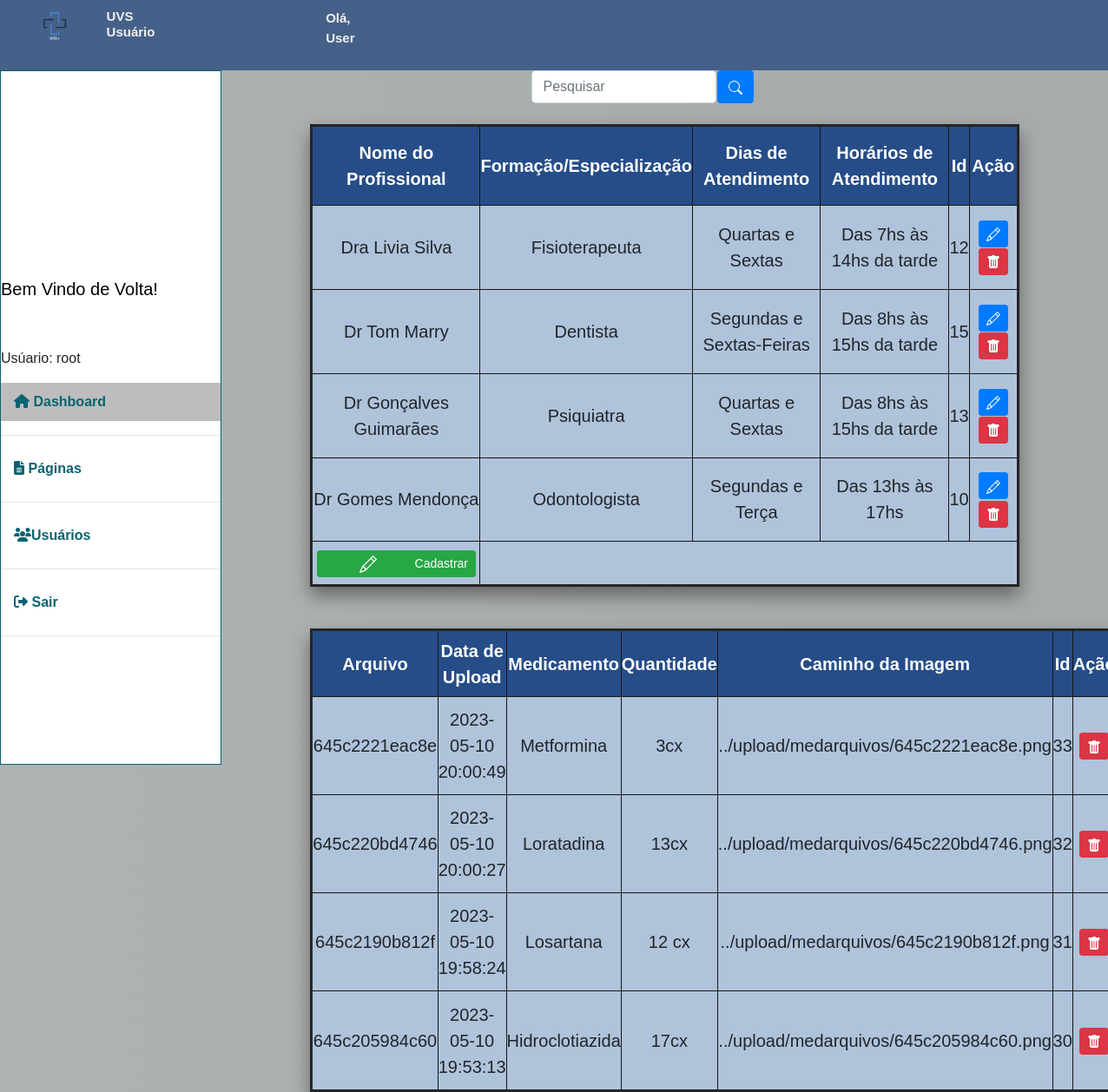
The page /admin_pages/tabelas.php on the database its author committed.
### tables this page shows
CREATE TABLE `tbmedicos` (
  `profissional` varchar(100) NOT NULL,
  `formacao` varchar(100) NOT NULL,
  `dias` varchar(100) NOT NULL,
  `horarios` varchar(100) NOT NULL,
  `Id` int(11) NOT NULL
);

CREATE TABLE `tbmedicamentos` (
  `ID` int(11) NOT NULL,
  `arquivo` varchar(255) NOT NULL,
  `data_upload` datetime NOT NULL,
  `nome` varchar(100) DEFAULT NULL,
  `quant` varchar(100) DEFAULT NULL,
  `caminho` varchar(100) DEFAULT NULL
);

### banco/dbconnect.php (called while the page is built, shortened)
<?php
$user = "root";
?>

### admin_pages/tabelas.php (the view, shortened to what this page needs)
<?php
  include_once('../banco/dbconnect.php');
  if(!empty($_GET['search']))
{
  $data = $_GET['search'];
  $data_1 = $_GET['search'];
  $sql = "SELECT * FROM tbmedicamentos WHERE  id LIKE '%$data%' or arquivo LIKE '%$data%' or  data_upload LIKE '%$data%' or nome LIKE '%$data%' or quant LIKE '%$data%' or caminho LIKE '%$data%' ORDER BY arquivo DESC";
  $sql2 = "SELECT * FROM tbmedicos WHERE Id LIKE '%$data_1%' or profissional LIKE '%$data_1%' or formacao LIKE '%$data_1%'  or dias LIKE '%$data_1%' or horarios LIKE '%$data_1%'  ORDER BY profissional DESC";
}
else
{
  $sql = "SELECT * FROM tbmedicamentos ORDER BY arquivo DESC";
  $sql2 = "SELECT * FROM tbmedicos ORDER BY profissional DESC";
}
$result = $conexao -> query($sql);
$result2 = $conexao -> query($sql2);
  ?>
<!DOCTYPE html>
<html lang="pt-br">
<head>
    <link rel="stylesheet" href="https://stackpath.bootstrapcdn.com/bootstrap/4.1.3/css/bootstrap.min.css">
    <link rel="stylesheet" href="../CSS/admin.css">
    <link rel="stylesheet" href="../CSS/conta.css">
    <link rel="stylesheet" href="../dist/ui/trumbowyg.min.css">
</head>
<body>
<header>
        <div class="info-cabecalho">
                <img class="logo"src="../IMAGENS/UVS +.svg" alt="uvs logo">
                <h5>UVS Usuário</h5>
                <p>Olá, User</p>
        </div>
    </header>
    <section class="main">
        <div class="sidebar">
            <div class="perfil-adm">
            </div>
            <h4>Bem Vindo de Volta!</h4>
            <p><?php include "../PHP/logado.php";
                echo "<br>" . $logado; if($user != ""){
                echo "<br>" . "Usúario: " .  $user;
                }else{
                }?></p>
            <a class="nome-colorido" href="administrador.php"> <i class="fa-solid fa-house" style="color: #076470;"></i> Dashboard</a>
                <hr>
            <a href="paginas.php"> <i class="fa-sharp fa-solid fa-file-lines" style="color: #076470;"></i> Páginas </a>
                <hr>
            <a href="usuarios.php"> <i class="fa-solid fa-users" style="color: #076470;"></i>Usuários</a>
                <hr>
            <a href="../pages/sair.php"> <i class="fa-solid fa-right-from-bracket" style="color: #076470;"></i> Sair</a>
            <hr>
        </div>
       <div class="principal">
        <div class="box-search">
            <input type="search2" placeholder="Pesquisar" class="form-control"  id="pesquisar">
            <button class= "btn btn-primary" onclick="Apresentar()">
            </button>
        </div>
<br>
<table class="tabela">
      <th class="tdDark">Nome do Profissional</th>
      <th class="tdDark">Formação/Especialização</th>
      <th class="tdDark">Dias de Atendimento</th>
      <th class="tdDark">Horários de Atendimento</th>
      <th class="tdDark">Id</th>
      <th class="tdDark">Ação</th>
       <?php
  while($user = mysqli_fetch_assoc($result2)) {
    echo "<tr>";
    echo "<td>".$user['profissional']."</td>";
    echo "<td>".$user['formacao']."</td>";
    echo "<td>".$user['dias']."</td>";
    echo "<td>".$user['horarios']."</td>";
    echo "<td>".$user['Id']."</td>";
    echo "<td>
            <a class='btn btn-sm btn-primary' href='../PHP/edit2.php?id=$user[Id]' title='Editar'>
            <svg xmlns='http://www.w3.org/2000/svg' width='16' height='16' fill='currentColor' class='bi bi-pencil' viewBox='0 0 16 16'>
                <path d='M12.146.146a.5.5 0 0 1 .708 0l3 3a.5.5 0 0 1 0 .708l-10 10a.5.5 0 0 1-.168.11l-5 2a.5.5 0 0 1-.65-.65l2-5a.5.5 0 0 1 .11-.168l10-10zM11.207 2.5 13.5 4.793 14.793 3.5 12.5 1.207 11.207 2.5zm1.586 3L10.5 3.207 4 9.707V10h.5a.5.5 0 0 1 .5.5v.5h.5a.5.5 0 0 1 .5.5v.5h.293l6.5-6.5zm-9.761 5.175-.106.106-1.528 3.821 3.821-1.528.106-.106A.5.5 0 0 1 5 12.5V12h-.5a.5.5 0 0 1-.5-.5V11h-.5a.5.5 0 0 1-.468-.325z'/>
            </svg>
            </a>
            <a  class='btn btn-sm btn-danger' href='../PHP/alterar.php?Id=$user[Id]' title='Deletar'>
                <svg xmlns='http://www.w3.org/2000/svg' width='16' height='16' fill='currentColor' class='bi bi-trash-fill' viewBox='0 0 16 16'>
                    <path d='M2.5 1a1 1 0 0 0-1 1v1a1 1 0 0 0 1 1H3v9a2 2 0 0 0 2 2h6a2 2 0 0 0 2-2V4h.5a1 1 0 0 0 1-1V2a1 1 0 0 0-1-1H10a1 1 0 0 0-1-1H7a1 1 0 0 0-1 1H2.5zm3 4a.5.5 0 0 1 .5.5v7a.5.5 0 0 1-1 0v-7a.5.5 0 0 1 .5-.5zM8 5a.5.5 0 0 1 .5.5v7a.5.5 0 0 1-1 0v-7A.5.5 0 0 1 8 5zm3 .5v7a.5.5 0 0 1-1 0v-7a.5.5 0 0 1 1 0z'/>
                </svg>
            </a>
            </td>";
        echo "</tr>";
       }
         ?>
          <th id="cad">
            <a  class='btn btn-sm btn-success'  href='../pages/cadmed.php' title='Cadastrar'>
                  Cadastrar
                 </a>
             </th>
</table>
<br><br>
<table class="tabela">
     <th class="tdDark">Arquivo</th>
     <th class="tdDark">Data de Upload</th>
     <th class="tdDark">Medicamento</th>
     <th class="tdDark">Quantidade</th>
     <th class="tdDark">Caminho da Imagem</th>
     <th class="tdDark">Id</th>
     <th class="tdDark">Ação</th>
     <?php
     while($user = mysqli_fetch_assoc($result)) {
      echo "<tr>";
      echo "<td>".$user['arquivo']."</td>";
      echo "<td>".$user['data_upload']."</td>";
      echo "<td>".$user['nome']."</td>";
      echo "<td>".$user['quant']."</td>";
      echo "<td>".$user['caminho']."</td>";
      echo "<td>".$user['ID']."</td>";
      echo "<td>
                <a  class='btn btn-sm btn-danger' href='../PHP/alterar2.php?Id=$user[ID]' title='Deletar'>
                <svg xmlns='http://www.w3.org/2000/svg' width='16' height='16' fill='currentColor' class='bi bi-trash-fill' viewBox='0 0 16 16'>
                    <path d='M2.5 1a1 1 0 0 0-1 1v1a1 1 0 0 0 1 1H3v9a2 2 0 0 0 2 2h6a2 2 0 0 0 2-2V4h.5a1 1 0 0 0 1-1V2a1 1 0 0 0-1-1H10a1 1 0 0 0-1-1H7a1 1 0 0 0-1 1H2.5zm3 4a.5.5 0 0 1 .5.5v7a.5.5 0 0 1-1 0v-7a.5.5 0 0 1 .5-.5zM8 5a.5.5 0 0 1 .5.5v7a.5.5 0 0 1-1 0v-7A.5.5 0 0 1 8 5zm3 .5v7a.5.5 0 0 1-1 0v-7a.5.5 0 0 1 1 0z'/>
                </svg>
                </a>
                </td>";
     }
     ?>
</table>
</div>
</body>
</html>

### CSS/admin.css (style rules this page uses)
* { margin: 0; padding: 0; }
html, body { font-family: Arial, Helvetica, sans-serif; width: 100vw; height: 100%; }
header { display: flex; padding: 10px 2%; justify-content: space-between; background-color: #466189; }
.info-cabecalho { display: flex; }
.info-cabecalho h5 { font-weight: bold; color: #f1f1f1; margin-left: 20%; font-size: 15px }
.info-cabecalho p { font-weight: bold; color: #f1f1f1; margin-left: 100%; font-size: 15px }
.perfil-adm { height: 30%; }
.logo { width: 40px; height: 40px; margin-left: 9%; }
.main { display: flex; flex-wrap: wrap; height: 100%; }
.sidebar { width: 20%; background-color: rgb(255, 255, 255); height: 100%; border: 1px solid rgb(7, 100, 112); }
.sidebar a { text-decoration: none; display: block; padding: 10px 15px; color: rgb(7, 100, 112); font-weight: bold; font-family: Arial, Helvetica, sans-serif; }
.nome-colorido { background-color: rgb(189, 189, 189); color: #222; font-weight: bold; }
.principal { width: 80%; }

### CSS/conta.css (style rules this page uses)
body { width:100%; min-height: 100vh; background-attachment: fixed; background: rgb(153, 157, 158); background: linear-gradient(90deg, rgb(173, 178, 179) 5%, rgb(166, 171, 172) 75%); }
h4 { Font-size: 20px; color: black; }
.box-search { margin-left: 35%; width: 25%; gap:.1%; display: flex; }
.tabela { background-color: #AFC3DB; margin-left: 10%; text-align: center; border: solid rgb(37, 37, 37); width: 80%; box-shadow:0px 10px 20px #676565; border-radius: 2px; cursor: pointer; border-collapse:collapse ; font-size: 20px; height: 400pt; }
.tdDark { background-color: #264d88; color: white; }
td { border:solid rgb(22, 22, 22) 1px; }
th { border:solid rgb(22, 22, 22) 1px; }
#cad { margin-left: 0%; width:'100'; height:'20'; }

### rows shown on the page
tbmedicos: profissional "Dra Livia Silva", formacao "Fisioterapeuta", dias "Quartas e Sextas", horarios "Das 7hs às 14hs da tarde", Id "12"
tbmedicos: profissional "Dr Tom Marry", formacao "Dentista", dias "Segundas e Sextas-Feiras", horarios "Das 8hs às 15hs da tarde", Id "15"
tbmedicos: profissional "Dr Gonçalves Guimarães", formacao "Psiquiatra", dias "Quartas e Sextas", horarios "Das 8hs às 15hs da tarde", Id "13"
tbmedicos: profissional "Dr Gomes Mendonça", formacao "Odontologista", dias "Segundas e Terça", horarios "Das 13hs às 17hs", Id "10"
tbmedicamentos: arquivo "645c2221eac8e", data_upload "2023-05-10 20:00:49", nome "Metformina", quant "3cx", caminho "../upload/medarquivos/645c2221eac8e.png", ID "33"
tbmedicamentos: arquivo "645c220bd4746", data_upload "2023-05-10 20:00:27", nome "Loratadina", quant "13cx", caminho "../upload/medarquivos/645c220bd4746.png", ID "32"
tbmedicamentos: arquivo "645c2190b812f", data_upload "2023-05-10 19:58:24", nome "Losartana", quant "12 cx", caminho "../upload/medarquivos/645c2190b812f.png", ID "31"
tbmedicamentos: arquivo "645c205984c60", data_upload "2023-05-10 19:53:13", nome "Hidroclotiazida", quant "17cx", caminho "../upload/medarquivos/645c205984c60.png", ID "30"

### other values the page prints
$user "root"
